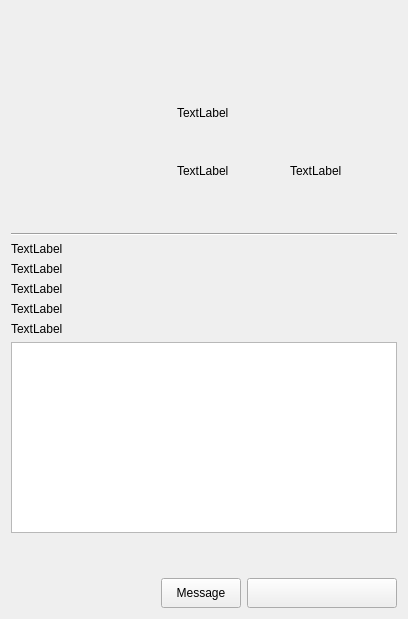
<?xml version="1.0" encoding="UTF-8"?>
<ui version="4.0">
 <class>profile</class>
 <widget class="QDialog" name="profile">
  <property name="geometry">
   <rect>
    <x>0</x>
    <y>0</y>
    <width>408</width>
    <height>619</height>
   </rect>
  </property>
  <property name="windowTitle">
   <string>Dialog</string>
  </property>
  <property name="styleSheet">
   <string notr="true"/>
  </property>
  <layout class="QVBoxLayout" name="verticalLayout">
   <item>
    <layout class="QHBoxLayout" name="horizontalLayout_4">
     <property name="topMargin">
      <number>0</number>
     </property>
     <item>
      <widget class="QPushButton" name="back">
       <property name="sizePolicy">
        <sizepolicy hsizetype="Fixed" vsizetype="Fixed">
         <horstretch>0</horstretch>
         <verstretch>0</verstretch>
        </sizepolicy>
       </property>
       <property name="minimumSize">
        <size>
         <width>50</width>
         <height>50</height>
        </size>
       </property>
       <property name="maximumSize">
        <size>
         <width>50</width>
         <height>50</height>
        </size>
       </property>
       <property name="styleSheet">
        <string notr="true">#back:hover

{
background-color:rgb(0, 103, 159)
}
#back
{
border:1px rgb(53, 53, 53);
border-radius:5px;

font: 75 9pt &quot;MS Shell Dlg 2&quot;;
}</string>
       </property>
       <property name="text">
        <string/>
       </property>
       <property name="icon">
        <iconset resource="resource.qrc">
         <normaloff>:/image/iconfinder_4829864_arrow_back_left_icon_512px.png</normaloff>:/image/iconfinder_4829864_arrow_back_left_icon_512px.png</iconset>
       </property>
       <property name="iconSize">
        <size>
         <width>30</width>
         <height>30</height>
        </size>
       </property>
      </widget>
     </item>
     <item>
      <spacer name="horizontalSpacer_3">
       <property name="orientation">
        <enum>Qt::Horizontal</enum>
       </property>
       <property name="sizeHint" stdset="0">
        <size>
         <width>40</width>
         <height>20</height>
        </size>
       </property>
      </spacer>
     </item>
     <item>
      <spacer name="horizontalSpacer_2">
       <property name="orientation">
        <enum>Qt::Horizontal</enum>
       </property>
       <property name="sizeType">
        <enum>QSizePolicy::Fixed</enum>
       </property>
       <property name="sizeHint" stdset="0">
        <size>
         <width>0</width>
         <height>20</height>
        </size>
       </property>
      </spacer>
     </item>
    </layout>
   </item>
   <item>
    <layout class="QHBoxLayout" name="horizontalLayout">
     <property name="topMargin">
      <number>0</number>
     </property>
     <property name="bottomMargin">
      <number>10</number>
     </property>
     <item>
      <widget class="QWidget" name="horizontalWidget_2" native="true">
       <property name="sizePolicy">
        <sizepolicy hsizetype="Fixed" vsizetype="Fixed">
         <horstretch>0</horstretch>
         <verstretch>0</verstretch>
        </sizepolicy>
       </property>
       <property name="minimumSize">
        <size>
         <width>150</width>
         <height>150</height>
        </size>
       </property>
       <property name="styleSheet">
        <string notr="true">border-image:url(:/image/p.png)</string>
       </property>
       <layout class="QHBoxLayout" name="horizontalLayout_2">
        <property name="topMargin">
         <number>1</number>
        </property>
       </layout>
      </widget>
     </item>
     <item>
      <layout class="QVBoxLayout" name="verticalLayout_3">
       <property name="leftMargin">
        <number>10</number>
       </property>
       <item>
        <spacer name="verticalSpacer_3">
         <property name="orientation">
          <enum>Qt::Vertical</enum>
         </property>
         <property name="sizeType">
          <enum>QSizePolicy::Fixed</enum>
         </property>
         <property name="sizeHint" stdset="0">
          <size>
           <width>20</width>
           <height>20</height>
          </size>
         </property>
        </spacer>
       </item>
       <item>
        <widget class="QLabel" name="name">
         <property name="styleSheet">
          <string notr="true">font: 75 11pt &quot;MS Shell Dlg 2&quot;;</string>
         </property>
         <property name="text">
          <string>TextLabel</string>
         </property>
        </widget>
       </item>
       <item>
        <layout class="QHBoxLayout" name="horizontalLayout_5">
         <item>
          <widget class="QLabel" name="following">
           <property name="styleSheet">
            <string notr="true">font: 9pt &quot;MS Shell Dlg 2&quot;;</string>
           </property>
           <property name="text">
            <string>TextLabel</string>
           </property>
          </widget>
         </item>
         <item>
          <widget class="QLabel" name="post">
           <property name="styleSheet">
            <string notr="true">font: 9pt &quot;MS Shell Dlg 2&quot;;</string>
           </property>
           <property name="text">
            <string>TextLabel</string>
           </property>
          </widget>
         </item>
        </layout>
       </item>
       <item>
        <spacer name="verticalSpacer_2">
         <property name="orientation">
          <enum>Qt::Vertical</enum>
         </property>
         <property name="sizeType">
          <enum>QSizePolicy::Fixed</enum>
         </property>
         <property name="sizeHint" stdset="0">
          <size>
           <width>20</width>
           <height>20</height>
          </size>
         </property>
        </spacer>
       </item>
      </layout>
     </item>
    </layout>
   </item>
   <item>
    <widget class="Line" name="line">
     <property name="orientation">
      <enum>Qt::Horizontal</enum>
     </property>
    </widget>
   </item>
   <item>
    <widget class="QLabel" name="birth">
     <property name="styleSheet">
      <string notr="true">font: 9pt &quot;MS Shell Dlg 2&quot;;</string>
     </property>
     <property name="text">
      <string>TextLabel</string>
     </property>
     <property name="margin">
      <number>7</number>
     </property>
    </widget>
   </item>
   <item>
    <widget class="QLabel" name="uni_loc">
     <property name="styleSheet">
      <string notr="true">font: 9pt &quot;MS Shell Dlg 2&quot;;</string>
     </property>
     <property name="text">
      <string>TextLabel</string>
     </property>
     <property name="margin">
      <number>7</number>
     </property>
    </widget>
   </item>
   <item>
    <widget class="QLabel" name="field">
     <property name="styleSheet">
      <string notr="true">font: 9pt &quot;MS Shell Dlg 2&quot;;</string>
     </property>
     <property name="text">
      <string>TextLabel</string>
     </property>
     <property name="margin">
      <number>7</number>
     </property>
    </widget>
   </item>
   <item>
    <widget class="QLabel" name="wplace">
     <property name="styleSheet">
      <string notr="true">font: 9pt &quot;MS Shell Dlg 2&quot;;</string>
     </property>
     <property name="text">
      <string>TextLabel</string>
     </property>
     <property name="margin">
      <number>7</number>
     </property>
    </widget>
   </item>
   <item>
    <widget class="QLabel" name="special">
     <property name="styleSheet">
      <string notr="true">font: 9pt &quot;MS Shell Dlg 2&quot;;</string>
     </property>
     <property name="text">
      <string>TextLabel</string>
     </property>
     <property name="margin">
      <number>7</number>
     </property>
    </widget>
   </item>
   <item>
    <widget class="QTextEdit" name="textEdit">
     <property name="styleSheet">
      <string notr="true"/>
     </property>
    </widget>
   </item>
   <item>
    <spacer name="verticalSpacer">
     <property name="orientation">
      <enum>Qt::Vertical</enum>
     </property>
     <property name="sizeHint" stdset="0">
      <size>
       <width>20</width>
       <height>40</height>
      </size>
     </property>
    </spacer>
   </item>
   <item>
    <layout class="QHBoxLayout" name="horizontalLayout_3">
     <property name="topMargin">
      <number>0</number>
     </property>
     <item>
      <spacer name="horizontalSpacer">
       <property name="orientation">
        <enum>Qt::Horizontal</enum>
       </property>
       <property name="sizeHint" stdset="0">
        <size>
         <width>40</width>
         <height>20</height>
        </size>
       </property>
      </spacer>
     </item>
     <item>
      <widget class="QPushButton" name="message">
       <property name="minimumSize">
        <size>
         <width>0</width>
         <height>30</height>
        </size>
       </property>
       <property name="styleSheet">
        <string notr="true">#message:hover

{
background-color:rgb(0, 103, 159)
}
#message
{
font: 75 9pt &quot;MS Shell Dlg 2&quot;;
}</string>
       </property>
       <property name="text">
        <string>Message</string>
       </property>
      </widget>
     </item>
     <item>
      <widget class="QPushButton" name="follow_remove">
       <property name="minimumSize">
        <size>
         <width>150</width>
         <height>30</height>
        </size>
       </property>
       <property name="styleSheet">
        <string notr="true">#follow_remove:hover

{
background-color:rgb(0, 103, 159)
}
#follow_remove
{

font: 75 9pt &quot;MS Shell Dlg 2&quot;;
}</string>
       </property>
       <property name="text">
        <string/>
       </property>
      </widget>
     </item>
    </layout>
   </item>
  </layout>
 </widget>
 <resources>
  <include location="resource.qrc"/>
 </resources>
 <connections/>
</ui>
